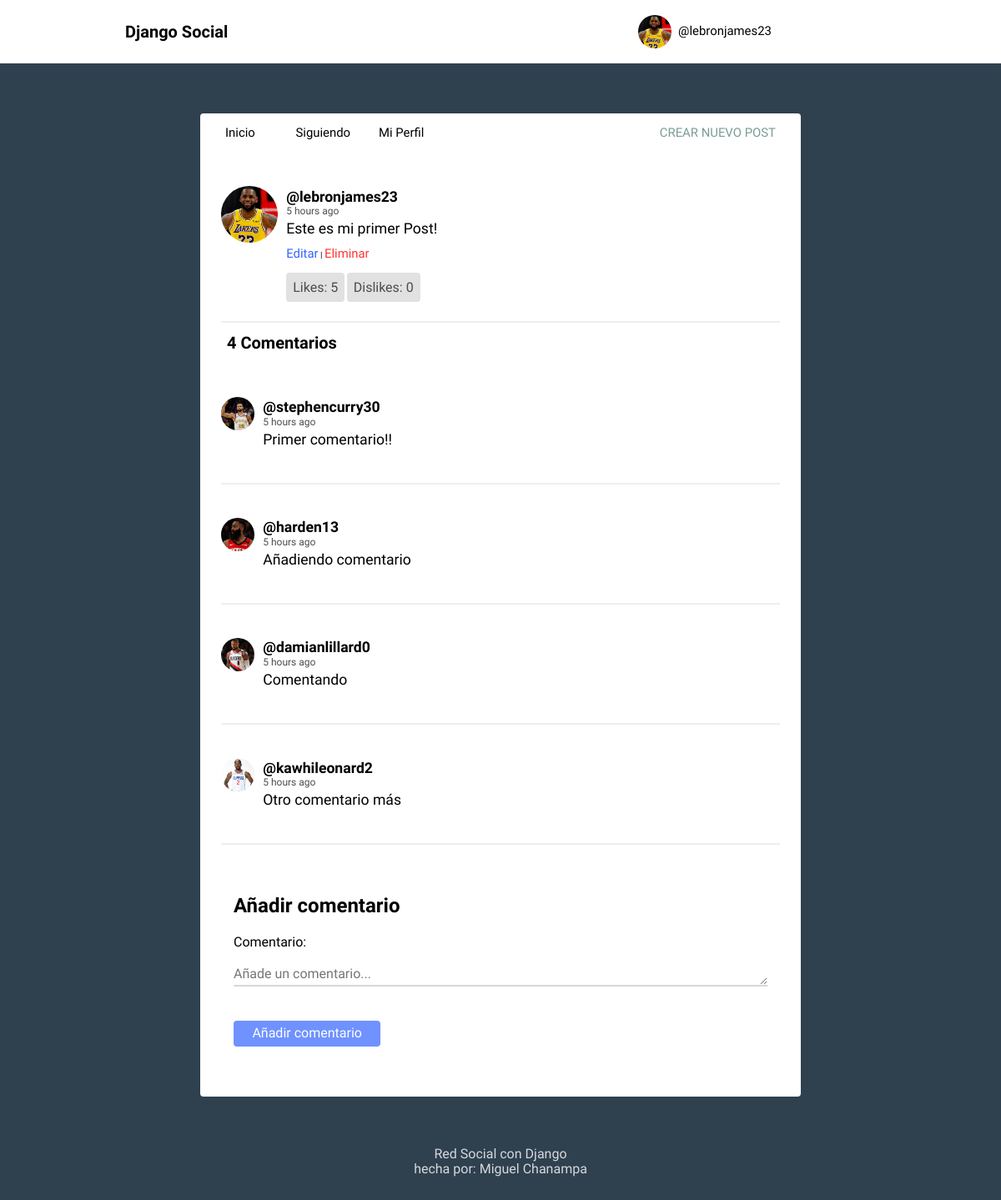
Page /post/1/ (signed in) on the committed database.
### red_social/models.py (models this page shows, shortened)
class Profile(models.Model):
    user = models.OneToOneField(User, on_delete=models.CASCADE)
    image = models.ImageField(null=True, blank=True, upload_to='', default='default.png')

class Post(models.Model):
    user = models.ForeignKey(User, on_delete=models.CASCADE, related_name='posts')
    timestamp = models.DateTimeField(default=timezone.now)
    content = models.TextField()
    class Meta:
        ordering = ['-timestamp']
    def likes(self):
        user_ids = Like.objects.filter(to_post=self.id, type='L')\
                            .values_list('from_user', flat=True)
        return Post.objects.filter(id__in=user_ids)
    def dislikes(self):
        user_ids = Like.objects.filter(to_post=self.id, type='D')\
                            .values_list('from_user', flat=True)
        return Post.objects.filter(id__in=user_ids)
    def comments(self):
        user_ids = Comment.objects.filter(to_post=self.id)\
                            .values_list('from_user', flat=True)
        return Post.objects.filter(id__in=user_ids)

class Comment(models.Model):
    from_user = models.ForeignKey(User, on_delete=models.CASCADE, related_name='comment_user')
    to_post = models.ForeignKey(Post, related_name='comment_post', on_delete=models.CASCADE)
    timestamp = models.DateTimeField(default=timezone.now)
    content = models.TextField()

### red_social/views.py (the view)
# urls.py: path('post/<int:id>/', post_view, name='post'),
def post_view(request, id):
    post = Post.objects.get(pk=id)
    comments = Comment.objects.filter(to_post=id)
    current_user = get_object_or_404(User, pk=request.user.pk)
    if request.method == 'POST':
        form = CommentForm(request.POST)
        if form.is_valid():
            comment = form.save(commit=False)
            comment.from_user = current_user
            comment.to_post = post
            comment.save()
            messages.success(request, 'Comentario añadiddo')
            return redirect('post', id)
    else:
        form = CommentForm()
        liked = False
        disliked = False
        if Like.objects.filter(to_post=post.id, from_user=current_user.id, type='L').exists():
            liked = True
        if Like.objects.filter(to_post=post.id, from_user=current_user.id, type='D').exists():
            disliked = True
    context = {'post': post, 'comments': comments, 'form': form, 'liked': liked, 'disliked': disliked}
    return render(request, 'social/post_view.html', context)

### red_social/forms.py
class CommentForm(forms.ModelForm):
    content = forms.CharField(label='Comentario', widget=forms.Textarea(attrs={'rows':1, 'placeholder': 'Añade un comentario...'}))
    class Meta:
        model = Comment
        fields = ['content']

### red_social/templates/social/post_view.html (shortened to what this page needs)
{% extends 'social/layout.html' %}
{% load humanize %}
{% block content %}
<article>
    <div class="container-article">
        <img src="{{ post.user.profile.image.url }}">
        <div>
            <h2 class="username"><a href="{% url 'profile' post.user.username %}">@{{post.user}}</a></h2>
            <time data-time="#">{{post.timestamp|naturaltime}}</time>
            <div class="post">{{post.content}}</div>
            <br>
            {% if request.user == post.user %}
              <a class="blue" href="{% url 'post_edit' post.id %}">Editar</a>
              |
              <a class="red" href="{% url 'post_delete' post.id %}">Eliminar</a>
              <br>
              <br>
            {% endif %}
            <br>
            {% if liked %}
              <a class="post_like liked" href="{% url 'post_like' post.id %}">Likes: {{post.likes.count}}</a>
            {% else %}
              <a class="post_like" href="{% url 'post_like' post.id %}">Likes: {{post.likes.count}}</a>
            {% endif %}
            {% if disliked %}
              <a class="post_like disliked" href="{% url 'post_dislike' post.id %}">Dislikes: {{post.dislikes.count}}</a>
            {% else %}
              <a class="post_like" href="{% url 'post_dislike' post.id %}">Dislikes: {{post.dislikes.count}}</a>
            {% endif %}
        </div>
    </div>
</article>
{% include 'social/post_comments.html' %}
{% endblock %}

### red_social/templates/social/layout.html (shortened to what this page needs)
<!DOCTYPE html>
{% load static %}
<html>
<head>
	<link rel="stylesheet" type="text/css" href="{% static 'normalize.css' %}">
	<link rel="stylesheet" type="text/css" href="{% static 'style.css' %}">
	<link rel="stylesheet" type="text/css" href="{% static 'mystyle.css' %}">
</head>
<body>
	<header class="main-head">
		<nav class="main">
			<h1 id="logo">Django Social</h1>
			<ul>
				{% if request.user.is_authenticated %}
					<li class="dropdown">
						<a class="profile" href="{% url 'profile' request.user.username %}">
						<img class="post_comment" src="{{ request.user.profile.image.url }}">
							@{{ request.user.username }}
						</a>
					</li>
				{% else %}
					<li><a href="{% url 'register' %}">Registrarse</a></li>
					<li><a href="{% url 'login' %}">Iniciar Sesión</a></li>
				{% endif%}
			</ul>
		</nav>
	</header>
	<div class="main">
		<nav class="second-nav">
			<a class="feed" href="{% url 'feed' %}">Inicio</a>
			{% if request.user.is_authenticated %}
				<a class="feed" href="{% url 'feed_following' request.user.username %}">Siguiendo</a>
				<a class="profile" href="{% url 'profile' request.user.username %}">Mi Perfil</a>
				<a class="new" href="{% url 'post' %}">Crear nuevo post</a>
			{% endif %}
		</nav>
		{% block content %}
		{% endblock content %}
	</div>
	<footer>
		<div class="row">
			<p>Red Social con Django<br>hecha por: Miguel Chanampa</p>
		</div>
	</footer>
</body>
</html>

### red_social/templates/social/post_comments.html (shortened to what this page needs)
{% load humanize %}
<h1 class="comments">{{ post.comments.count }} Comentarios</h1>
{% for comment in comments %}
<article>
    <div class="container-article">
        <img class="post_comment" src="{{ comment.from_user.profile.image.url }}">
        <div>
            <h3 class="username"><a href="{% url 'profile' post.user.username %}">@{{ comment.from_user }}</a></h3>
            <time data-time="#">{{ comment.timestamp|naturaltime }}</time>
            <div class="post">{{ comment.content }}</div>
            <br>
        </div>
    </div>
</article>
{% endfor %}
<form method="POST">
  <h2>Añadir comentario</h2>
  {{form.as_p}}
  <button type="sumbit" clase="post" id="">Añadir comentario</button>
</form>

### red_social/static/style.css (style rules this page uses)
body { background: #2F404F; font-size: 62.5%; font-family: 'Varela Round', Helvetica, Arial, serif; }
.blue { color: #3364FF !important; }
.red { color: #FF3333 !important; }
.post_comment { margin-top: 10px; height: 40px !important; width: 40px !important; margin-right: 10px; border-radius: 50%; }
.post_like { font-size: 1rem; color: #000; padding: .5rem; border: none; background: #D5D5D5; opacity: 0.7; border-radius: 4px; cursor: pointer; }
.comments { margin-left: 2rem; }
p { font-size: 1rem; }
button { font-size: 1rem; color: white; padding: 0.4rem 1.4rem; border: none; opacity: 0.7; background: #3364FF; border-radius: 4px; cursor: pointer; }
img { object-fit: cover; }
.main-head { background: white; color: black; }
nav.main { min-height: 7vh; display: flex; width: 75%; margin: auto; align-items: center; padding: 0.5rem; }
nav.main ul { display: flex; flex: 1 1 40rem; justify-content: space-around; align-items: center; list-style: none; }
nav.main ul li a { display: flex; flex-direction: row; align-items: center; }
nav.main ul li a img { margin-top: 0; margin-bottom: 0; margin-right: .5rem; }
#logo { flex: 2 1 40rem; }
a { font-size: .93rem; text-decoration: none; color: black; }
.main { background: white; width: 60%; margin: 5% auto; border-radius: 4px; padding-bottom: 20px; }
.second-nav { display: flex; padding: 15px 30px; }
.second-nav .feed { flex: 1 1 30px; }
.second-nav .profile { flex: 1 1 30px; }
.second-nav .new { flex: 6 1 5rem; text-align: right; text-transform: uppercase; color: #7A9D96; }
article { width: 93%; margin: auto; padding: 30px 0; border-bottom: 2px solid #ECEEEF; }
.username { margin-bottom: .1rem; }
.username a { font-size: 1.1rem; }
.container-article { display: flex; }
.container-article img { margin-top: 10px; height: 68px; width: 68px; margin-right: 10px; border-radius: 50%; }
time { font-size: .75rem; opacity: .7; }
.post { font-size: 1.1rem; margin-top: .2rem; }
.profile { display: flex; align-items: center; flex-direction: column; }
.profile img { height: 100px; width: 100px; margin-right: 10px; border-radius: 50%; margin: 20px; }
form { margin: 0; padding: 40px; font-size: 1rem; }
textarea { width: 100%; border: 0; border-bottom: 2px solid #D3D8DC; outline: 0; background: #fff; padding: 20px 0 4px; margin: 0 0 20px; color: #777B7E; }
footer { color: white; text-align: center; font-size: .875em; margin: 40px 0; }
footer p { opacity: .8; }

### red_social/static/mystyle.css (style rules this page uses)
.post_comment { height: 32px; width: 32px; margin-right: 10px; border-radius: 50%; }
.dropdown { position: relative !important; display: inline-block !important; }

### rows in the picture
Post: user.profile.image (picture), user "lebronjames23", timestamp "5 hours ago", content "Este es mi primer Post!", likes.count "5", dislikes.count "0", comments.count "4"
Comment: from_user.profile.image (picture), from_user "stephencurry30", timestamp "5 hours ago", content "Primer comentario!!"
Comment: from_user.profile.image (picture), from_user "harden13", timestamp "5 hours ago", content "Añadiendo comentario"
Comment: from_user.profile.image (picture), from_user "damianlillard0", timestamp "5 hours ago", content "Comentando"
Comment: from_user.profile.image (picture), from_user "kawhileonard2", timestamp "5 hours ago", content "Otro comentario más"

### other values in the picture
{{ request.user.username }} "lebronjames23"
